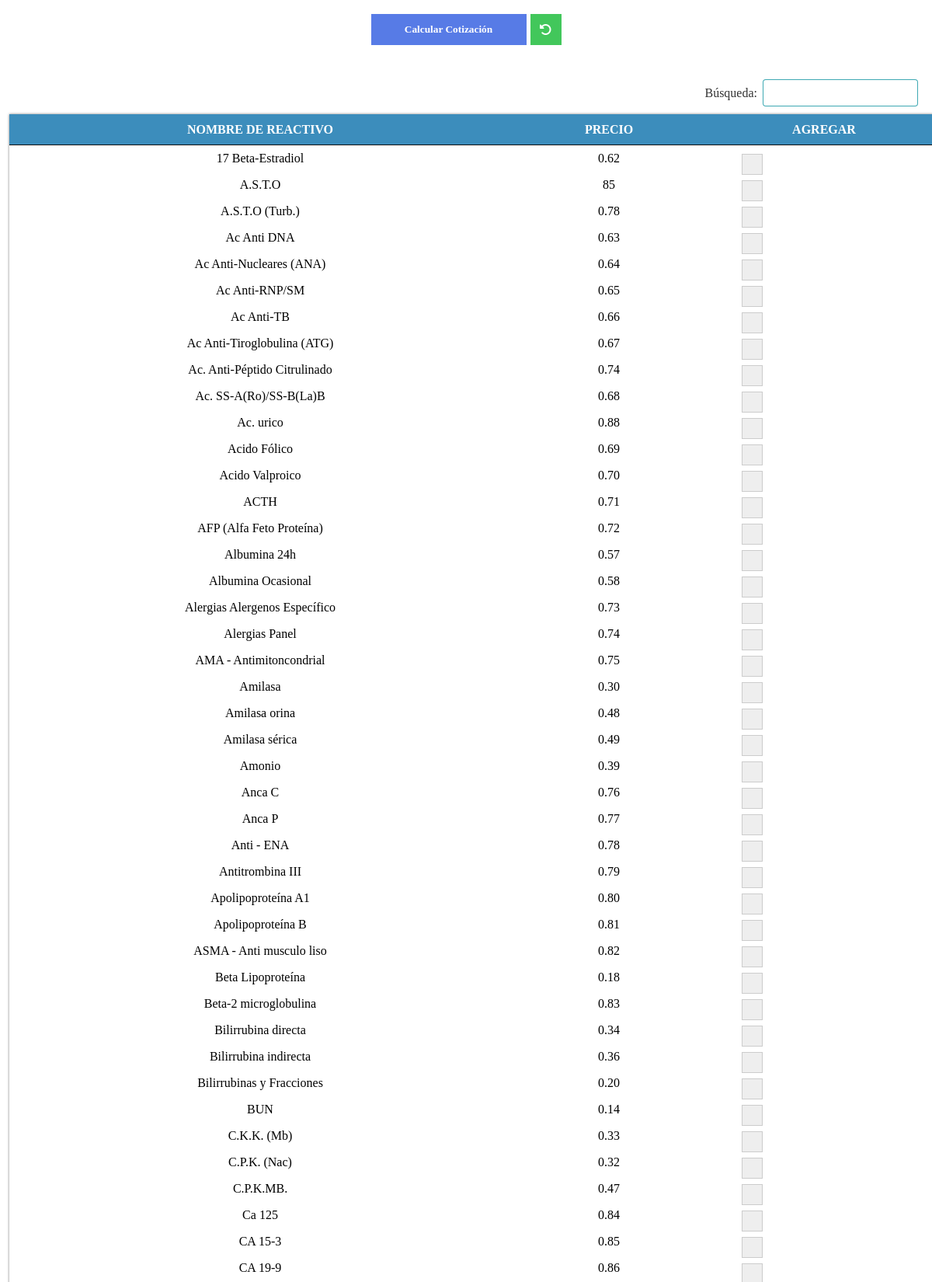
Screenshot of /forms/cotizacion_app.php (upper part) with the database file from the repository.
### tables this page shows
CREATE TABLE `reactivo` (
  `id_reactivo` int(11) NOT NULL,
  `nombre_reactivo` varchar(300) NOT NULL,
  `precio_reactivo` varchar(30) NOT NULL,
  `id_estado` int(11) NOT NULL
);

### forms/cotizacion_app.php (the view, shortened to what this page needs)
<!DOCTYPE html>
<html lang="en" dir="ltr">
  <head>
    <link rel="stylesheet" href="para_app/jquery.dataTables.min.css">
    <link rel="stylesheet" href="para_app/estilos_app.css">
  </head>
  <body>
    <?php   include('config/config.php'); ?>
    <div class="content_valor">
      <div class="boton">
        <input type="button" id="save_value" class="btn_calcu" name="" value="Calcular Cotización">
        <a href="" class="actuliz"><i class="fas fa-undo-alt"></i></a>
      </div>
    </div>
            <div class="cont_tabla">
              <table class="tabla" id="tabla">
                  <thead>
                    <tr>
                      <th>NOMBRE DE REACTIVO</th>
                      <th>PRECIO</th>
                      <th>AGREGAR</th>
                    </tr>
                  </thead>
                  <?php
                    $consulta3=mysqli_query($con,"SELECT * from reactivo WHERE id_estado='1'");
                    while($row3=mysqli_fetch_array($consulta3)){
                  ?>
                    <td><?php echo utf8_encode($row3['nombre_reactivo']); ?> </td>
                    <td><?php echo $row3['precio_reactivo']; ?> </td>
                    <td><label class="checkBoxF checkbox"><input type="checkbox" class="checkBoxF" value="F-<?php echo $row3['precio_reactivo']; ?>"> <span class="checkBoxF check"></span>
                    </label> </td>
                  <?php } ?>
              </table>
        </div>
  </body>
</html>

### forms/para_app/estilos_app.css (style rules this page uses)
body { margin: 0; padding: 0; }
.checkbox { display: block; position: relative; padding-left: 35px; margin-bottom: 12px; cursor: pointer; font-size: 22px; -webkit-user-select: none; -moz-user-select: none; -ms-user-select: none; user-select: none; }
.check { position: absolute; top: 0; left: 35px; height: 25px; width: 25px; background-color: #eee; border: 1px solid #ccc; }
.check:after { content: ""; position: absolute; display: none; }
.checkbox .check:after { left: 9px; top: 5px; width: 5px; height: 10px; border: solid white; border-width: 0 3px 3px 0; -webkit-transform: rotate(45deg); -ms-transform: rotate(45deg); transform: rotate(45deg); }
.cont_tabla { width: 100%; height: auto; overflow-x: scroll; }
.content_valor { width: 100%; height: auto; display: flex; flex-wrap: wrap; justify-content: center; }
.boton { width: 100%; height: 45px; margin-top: 15px; margin-bottom: 30px; display: flex; align-items: center; justify-content: center; }
.btn_calcu { border: 0; width: 200px; height: 40px; color: #ffffff; background: rgb(87, 123, 230); border: 2px rgb(128, 133, 255); font-family: cursive; font-weight: bold; }
.actuliz { text-decoration: none; display: flex; justify-content: center; align-items: center; margin-left: 5px; width: 40px; height: 40px; color: #ffffff; background: rgb(66, 199, 91); border: 2px rgb(91, 222, 104); font-family: cursive; font-weight: bold; }
a { text-decoration: none; }

### rows the page displays
reactivo: nombre_reactivo "A.S.T.O", precio_reactivo "85"
reactivo: nombre_reactivo "A.S.T.O (Turb.)", precio_reactivo "0.78"
reactivo: nombre_reactivo "Ac. urico", precio_reactivo "0.88"
reactivo: nombre_reactivo "BUN", precio_reactivo "0.14"
reactivo: nombre_reactivo "Beta Lipoproteína", precio_reactivo "0.18"
reactivo: nombre_reactivo "Bilirrubinas y Fracciones", precio_reactivo "0.20"
reactivo: nombre_reactivo "Amilasa", precio_reactivo "0.30"
reactivo: nombre_reactivo "C.P.K. (Nac)", precio_reactivo "0.32"
reactivo: nombre_reactivo "C.K.K. (Mb)", precio_reactivo "0.33"
reactivo: nombre_reactivo "Bilirrubina directa", precio_reactivo "0.34"
reactivo: nombre_reactivo "Bilirrubina indirecta", precio_reactivo "0.36"
reactivo: nombre_reactivo "C.P.K.MB.", precio_reactivo "0.47"
reactivo: nombre_reactivo "Amilasa orina", precio_reactivo "0.48"
reactivo: nombre_reactivo "Amilasa sérica", precio_reactivo "0.49"
reactivo: nombre_reactivo "Albumina 24h", precio_reactivo "0.57"
reactivo: nombre_reactivo "Albumina Ocasional", precio_reactivo "0.58"
reactivo: nombre_reactivo "Amonio", precio_reactivo "0.39"
reactivo: nombre_reactivo "17 Beta-Estradiol", precio_reactivo "0.62"
reactivo: nombre_reactivo "Ac Anti DNA", precio_reactivo "0.63"
reactivo: nombre_reactivo "Ac Anti-Nucleares (ANA)", precio_reactivo "0.64"
reactivo: nombre_reactivo "Ac Anti-RNP/SM", precio_reactivo "0.65"
reactivo: nombre_reactivo "Ac Anti-TB", precio_reactivo "0.66"
reactivo: nombre_reactivo "Ac Anti-Tiroglobulina (ATG)", precio_reactivo "0.67"
reactivo: nombre_reactivo "Ac. SS-A(Ro)/SS-B(La)B", precio_reactivo "0.68"
reactivo: nombre_reactivo "Acido Fólico", precio_reactivo "0.69"
reactivo: nombre_reactivo "Acido Valproico", precio_reactivo "0.70"
reactivo: nombre_reactivo "ACTH", precio_reactivo "0.71"
reactivo: nombre_reactivo "AFP (Alfa Feto Proteína)", precio_reactivo "0.72"
reactivo: nombre_reactivo "Alergias Alergenos Específico", precio_reactivo "0.73"
reactivo: nombre_reactivo "Alergias Panel", precio_reactivo "0.74"
reactivo: nombre_reactivo "AMA - Antimitoncondrial", precio_reactivo "0.75"
reactivo: nombre_reactivo "Anca C", precio_reactivo "0.76"
reactivo: nombre_reactivo "Anca P", precio_reactivo "0.77"
reactivo: nombre_reactivo "Anti - ENA", precio_reactivo "0.78"
reactivo: nombre_reactivo "Antitrombina III", precio_reactivo "0.79"
reactivo: nombre_reactivo "Apolipoproteína A1", precio_reactivo "0.80"
reactivo: nombre_reactivo "Apolipoproteína B", precio_reactivo "0.81"
reactivo: nombre_reactivo "ASMA - Anti musculo liso", precio_reactivo "0.82"
reactivo: nombre_reactivo "Beta-2 microglobulina", precio_reactivo "0.83"
reactivo: nombre_reactivo "Ca 125", precio_reactivo "0.84"
reactivo: nombre_reactivo "CA 15-3", precio_reactivo "0.85"
reactivo: nombre_reactivo "CA 19-9", precio_reactivo "0.86"
reactivo: nombre_reactivo "Ac. Anti-Péptido Citrulinado", precio_reactivo "0.74"
